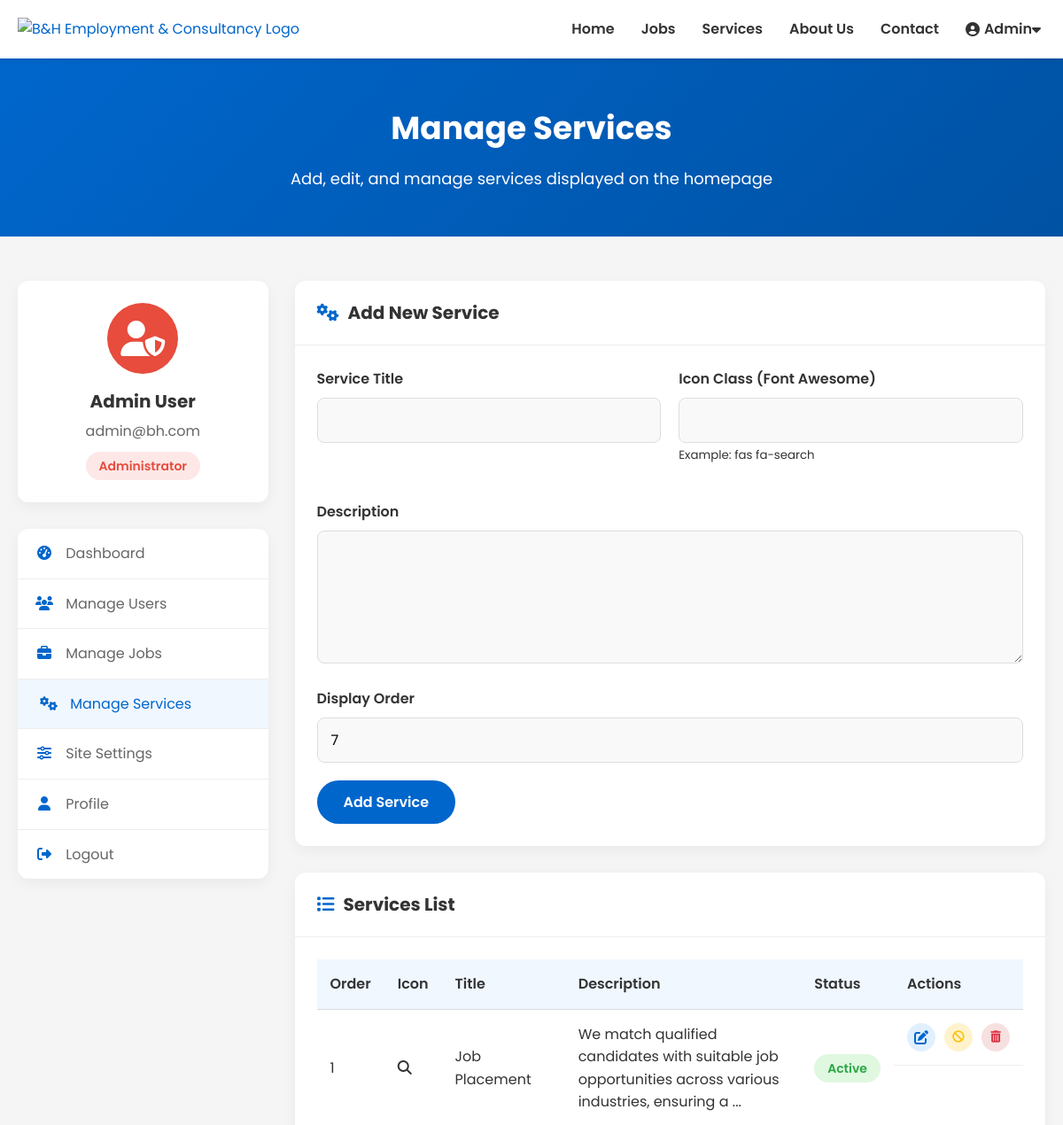
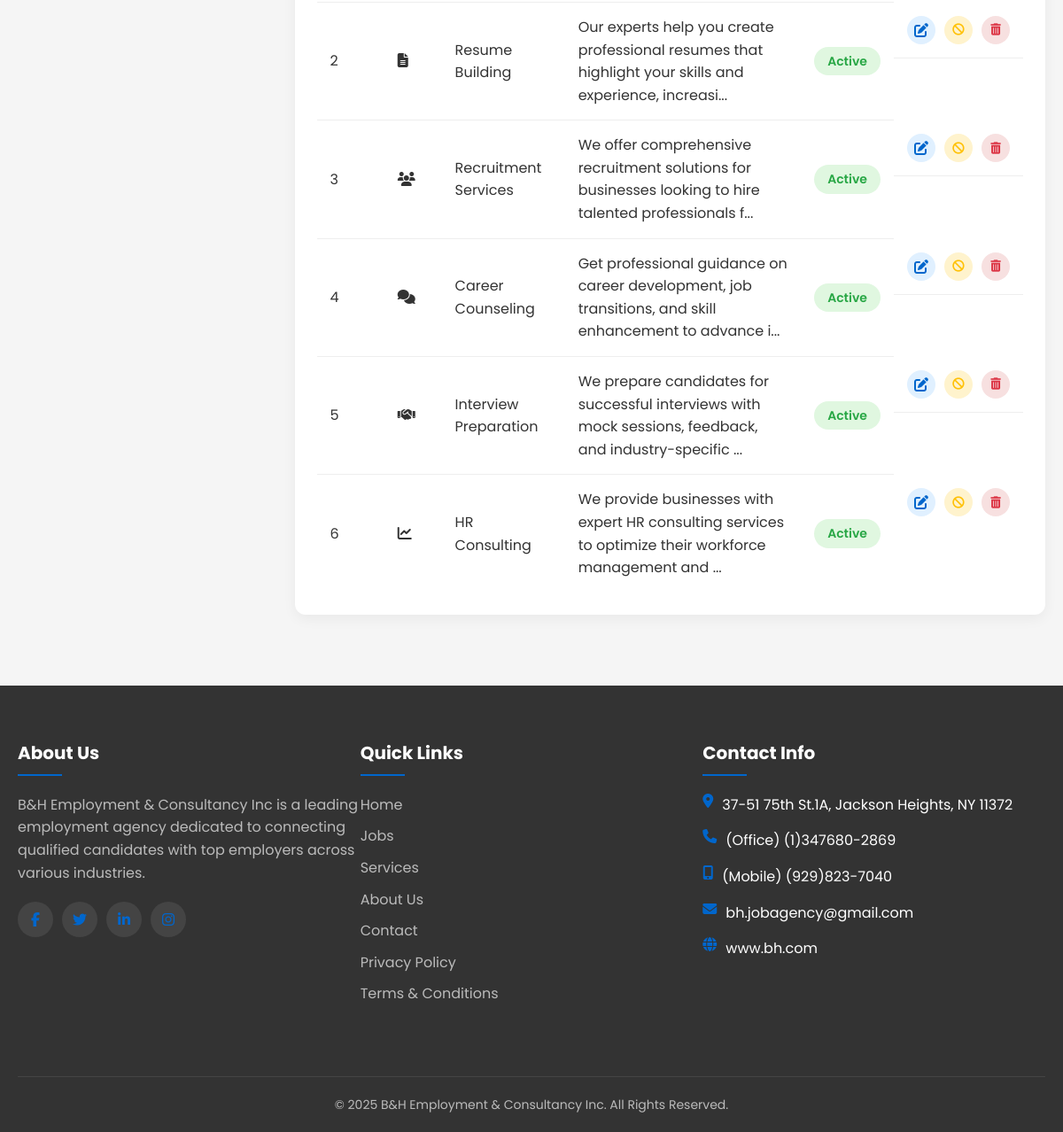
Screenshot of /admin/manage-services.php (signed in) with the database file from the repository (2 pictures, top to bottom).
### tables this page shows
CREATE TABLE IF NOT EXISTS services (
    id INT AUTO_INCREMENT PRIMARY KEY,
    title VARCHAR(100) NOT NULL,
    description TEXT NOT NULL,
    icon VARCHAR(50) NOT NULL,
    order_position INT NOT NULL,
    is_active TINYINT(1) DEFAULT 1,
    created_at TIMESTAMP DEFAULT CURRENT_TIMESTAMP,
    updated_at TIMESTAMP DEFAULT CURRENT_TIMESTAMP ON UPDATE CURRENT_TIMESTAMP
);

### config.php (called while the page is built, shortened)
<?php
function isLoggedIn() {
    return isset($_SESSION['user_id']);
}
?>

### admin/manage-services.php (the view, shortened to what this page needs)
<?php
require_once '../config.php';
try {
    $stmt = $pdo->prepare("SELECT * FROM services ORDER BY order_position ASC");
    $stmt->execute();
    $services = $stmt->fetchAll();
} catch (PDOException $e) {
    error_log("Error fetching services: " . $e->getMessage());
    $services = [];
}
$highest_position = 0;
foreach ($services as $service) {
    if ($service['order_position'] > $highest_position) {
        $highest_position = $service['order_position'];
    }
}
$next_position = $highest_position + 1;
$edit_service = null;
?>
<!DOCTYPE html>
<html lang="en">
<head>
    <link rel="stylesheet" href="https://cdnjs.cloudflare.com/ajax/libs/font-awesome/6.5.1/css/all.min.css">
    <link rel="stylesheet" href="../css/styles.css">
</head>
<body>
    <?php include '../includes/header.php'; ?>
    <section class="page-title">
        <div class="container">
            <h1>Manage Services</h1>
            <p>Add, edit, and manage services displayed on the homepage</p>
        </div>
    </section>
    <section class="dashboard-section">
        <div class="container">
            <div class="dashboard-container">
                <div class="dashboard-sidebar">
                    <?php include 'sidebar.php'; ?>
                </div>
                <div class="dashboard-content">
                    <div class="content-box">
                        <div class="content-header">
                            <h2><i class="fas fa-cogs"></i> <?php echo $edit_service ? 'Edit Service' : 'Add New Service'; ?></h2>
                        </div>
                        <div class="content-body">
                            <form action="manage-services.php" method="POST">
                                <div class="form-row">
                                    <div class="form-group half">
                                        <label for="title">Service Title</label>
                                        <input type="text" id="title" name="title" class="form-control" value="<?php echo $edit_service ? htmlspecialchars($edit_service['title']) : ''; ?>" required>
                                    </div>
                                    <div class="form-group half">
                                        <label for="icon">Icon Class (Font Awesome)</label>
                                        <input type="text" id="icon" name="icon" class="form-control" value="<?php echo $edit_service ? htmlspecialchars($edit_service['icon']) : ''; ?>" required>
                                        <small class="form-text">Example: fas fa-search</small>
                                    </div>
                                </div>
                                <div class="form-group">
                                    <label for="description">Description</label>
                                    <textarea id="description" name="description" class="form-control" rows="3" required><?php echo $edit_service ? htmlspecialchars($edit_service['description']) : ''; ?></textarea>
                                </div>
                                <div class="form-group">
                                    <label for="order_position">Display Order</label>
                                    <input type="number" id="order_position" name="order_position" class="form-control" min="1" value="<?php echo $edit_service ? $edit_service['order_position'] : $next_position; ?>" required>
                                </div>
                                <div class="action-buttons">
                                    <?php if ($edit_service): ?>
                                        <button type="submit" name="edit_service" class="submit-btn">Update Service</button>
                                    <?php else: ?>
                                        <button type="submit" name="add_service" class="submit-btn">Add Service</button>
                                    <?php endif; ?>
                                </div>
                            </form>
                        </div>
                    </div>
                    <div class="content-box">
                        <div class="content-header">
                            <h2><i class="fas fa-list"></i> Services List</h2>
                        </div>
                        <div class="content-body">
                            <?php if (empty($services)): ?>
                                <div class="empty-state">
                                    <i class="fas fa-cogs"></i>
                                    <p>No services found. Add your first service above.</p>
                                </div>
                            <?php else: ?>
                                <div class="table-responsive">
                                    <table class="data-table">
                                        <thead>
                                            <tr>
                                                <th>Order</th>
                                                <th>Icon</th>
                                                <th>Title</th>
                                                <th>Description</th>
                                                <th>Status</th>
                                                <th>Actions</th>
                                            </tr>
                                        </thead>
                                        <tbody>
                                            <?php foreach ($services as $service): ?>
                                                <tr>
                                                    <td><?php echo $service['order_position']; ?></td>
                                                    <td><i class="<?php echo htmlspecialchars($service['icon']); ?>"></i></td>
                                                    <td><?php echo htmlspecialchars($service['title']); ?></td>
                                                    <td class="description-cell"><?php echo htmlspecialchars(substr($service['description'], 0, 100)) . (strlen($service['description']) > 100 ? '...' : ''); ?></td>
                                                    <td>
                                                        <span class="status-badge <?php echo $service['is_active'] ? 'active' : 'inactive'; ?>">
                                                            <?php echo $service['is_active'] ? 'Active' : 'Inactive'; ?>
                                                        </span>
                                                    </td>
                                                    <td class="actions">
                                                        <a href="manage-services.php?edit=<?php echo $service['id']; ?>" class="action-btn edit" title="Edit">
                                                            <i class="fas fa-edit"></i>
                                                        </a>
                                                        <form method="POST" class="action-form">
                                                            <button type="submit" name="toggle_service" class="action-btn <?php echo $service['is_active'] ? 'deactivate' : 'activate'; ?>" title="<?php echo $service['is_active'] ? 'Deactivate' : 'Activate'; ?>">
                                                                <i class="fas <?php echo $service['is_active'] ? 'fa-ban' : 'fa-check-circle'; ?>"></i>
                                                            </button>
                                                        </form>
                                                        <form method="POST" class="action-form" onsubmit="return confirm('Are you sure you want to delete this service? This action cannot be undone.');">
                                                            <button type="submit" name="delete_service" class="action-btn delete" title="Delete">
                                                                <i class="fas fa-trash-alt"></i>
                                                            </button>
                                                        </form>
                                                    </td>
                                                </tr>
                                            <?php endforeach; ?>
                                        </tbody>
                                    </table>
                                </div>
                            <?php endif; ?>
                        </div>
                    </div>
                </div>
            </div>
        </div>
    </section>
    <?php include '../includes/footer.php'; ?>
</body>
</html>

### includes/header.php (shortened to what this page needs)
<?php
require_once __DIR__ . '/../config.php';
?>
<?php
$current_page = basename($_SERVER['PHP_SELF']);
?>
<header>
    <div class="container">
        <div class="header-content">
            <div class="logo">
                <a href="<?php echo $current_page == 'index.php' || strpos($current_page, '/') !== false ? 'index.php' : '../index.php'; ?>">
                    <img src="<?php echo $current_page == 'index.php' || strpos($current_page, '/') !== false ? 'images/logo.png' : '../images/logo.svg'; ?>" alt="B&H Employment & Consultancy Logo">
                </a>
            </div>
            <ul class="nav-menu">
                <li>
                    <a href="<?php echo $current_page == 'index.php' || strpos($current_page, '/') !== false ? 'index.php' : '../index.php'; ?>"
                       class="<?php echo $current_page === 'index.php' ? 'active' : ''; ?>">Home</a>
                </li>
                <li>
                    <a href="<?php echo $current_page == 'index.php' || strpos($current_page, '/') !== false ? 'jobs.php' : '../jobs.php'; ?>"
                       class="<?php echo $current_page === 'jobs.php' ? 'active' : ''; ?>">Jobs</a>
                </li>
                <li>
                    <a href="<?php echo $current_page == 'index.php' || strpos($current_page, '/') !== false ? 'index.php#services' : '../index.php#services'; ?>"
                       class="<?php echo $current_page === 'services.php' ? 'active' : ''; ?>">Services</a>
                </li>
                <li>
                    <a href="<?php echo $current_page == 'index.php' || strpos($current_page, '/') !== false ? 'index.php#about' : '../index.php#about'; ?>"
                       class="<?php echo $current_page === 'about.php' ? 'active' : ''; ?>">About Us</a>
                </li>
                <li>
                    <a href="<?php echo $current_page == 'index.php' || strpos($current_page, '/') !== false ? 'index.php#contact' : '../index.php#contact'; ?>"
                       class="<?php echo $current_page === 'contact.php' ? 'active' : ''; ?>">Contact</a>
                </li>
                <?php if (isLoggedIn()): ?>
                    <li class="user-menu">
                    <a href="#" class="user-toggle">
                        <i class="fas fa-user-circle"></i> <?php echo isset($_SESSION['user_name']) ? explode(' ', $_SESSION['user_name'])[0] : 'User'; ?> <i class="fas fa-caret-down"></i>
                    </a>
                    </li>
                <?php endif; ?>
            </ul>
        </div>
    </div>
</header>

### admin/sidebar.php
<?php
$current_page = basename($_SERVER['PHP_SELF']);
?>
<div class="dashboard-user-info">
    <div class="user-avatar admin">
        <i class="fas fa-user-shield"></i>
    </div>
    <div class="user-details">
        <h3><?php echo $_SESSION['user_name']; ?></h3>
        <p><?php echo $_SESSION['user_email']; ?></p>
        <span class="user-role admin">Administrator</span>
    </div>
</div>
<ul class="dashboard-menu">
    <li class="<?php echo $current_page === 'dashboard.php' ? 'active' : ''; ?>">
        <a href="dashboard.php">
            <i class="fas fa-tachometer-alt"></i> Dashboard
        </a>
    </li>
    <li class="<?php echo $current_page === 'manage-users.php' ? 'active' : ''; ?>">
        <a href="manage-users.php">
            <i class="fas fa-users"></i> Manage Users
        </a>
    </li>
    <li class="<?php echo $current_page === 'manage-jobs.php' ? 'active' : ''; ?>">
        <a href="manage-jobs.php">
            <i class="fas fa-briefcase"></i> Manage Jobs
        </a>
    </li>
    <li class="<?php echo $current_page === 'manage-services.php' ? 'active' : ''; ?>">
        <a href="manage-services.php">
            <i class="fas fa-cogs"></i> Manage Services
        </a>
    </li>
    <li class="<?php echo $current_page === 'site-settings.php' ? 'active' : ''; ?>">
        <a href="site-settings.php">
            <i class="fas fa-sliders-h"></i> Site Settings
        </a>
    </li>
    <li class="<?php echo $current_page === 'profile.php' ? 'active' : ''; ?>">
        <a href="profile.php">
            <i class="fas fa-user"></i> Profile
        </a>
    </li>
    <li>
        <a href="../logout.php">
            <i class="fas fa-sign-out-alt"></i> Logout
        </a>
    </li>
</ul>

### includes/footer.php (shortened to what this page needs)
<footer>
    <div class="container">
        <div class="footer-content">
            <div class="footer-column">
                <h3>About Us</h3>
                <p style="color: #bbb; line-height: 1.6; margin-bottom: 20px;">B&H Employment & Consultancy Inc is a leading employment agency dedicated to connecting qualified candidates with top employers across various industries.</p>
                <div class="social-links">
                    <a href="#" class="social-link"><i class="fab fa-facebook-f"></i></a>
                    <a href="#" class="social-link"><i class="fab fa-twitter"></i></a>
                    <a href="#" class="social-link"><i class="fab fa-linkedin-in"></i></a>
                    <a href="#" class="social-link"><i class="fab fa-instagram"></i></a>
                </div>
            </div>
            <div class="footer-column">
                <h3>Quick Links</h3>
                <ul class="footer-menu">
                    <li><a href="<?php echo $current_page == 'index.php' || strpos($current_page, '/') !== false ? 'index.php' : '../index.php'; ?>">Home</a></li>
                    <li><a href="<?php echo $current_page == 'index.php' || strpos($current_page, '/') !== false ? 'jobs.php' : '../jobs.php'; ?>">Jobs</a></li>
                    <li><a href="<?php echo $current_page == 'index.php' || strpos($current_page, '/') !== false ? 'index.php#services' : '../index.php#services'; ?>">Services</a></li>
                    <li><a href="<?php echo $current_page == 'index.php' || strpos($current_page, '/') !== false ? 'index.php#about' : '../index.php#about'; ?>">About Us</a></li>
                    <li><a href="<?php echo $current_page == 'index.php' || strpos($current_page, '/') !== false ? 'index.php#contact' : '../index.php#contact'; ?>">Contact</a></li>
                    <li><a href="#">Privacy Policy</a></li>
                    <li><a href="#">Terms & Conditions</a></li>
                </ul>
            </div>
            <div class="footer-column footer-contact">
                <h3>Contact Info</h3>
                <p><i class="fas fa-map-marker-alt"></i> 37-51 75th St.1A, Jackson Heights, NY 11372</p>
                <p><i class="fas fa-phone"></i> (Office) (1)347680-2869</p>
                <p><i class="fas fa-mobile-alt"></i> (Mobile) (929)823-7040</p>
                <p><i class="fas fa-envelope"></i> bh.jobagency@gmail.com</p>
                <p><i class="fas fa-globe"></i> www.bh.com</p>
            </div>
        </div>
        <div class="footer-bottom">
            <p>&copy; <?php echo date('Y'); ?> B&H Employment & Consultancy Inc. All Rights Reserved.</p>
        </div>
    </div>
</footer>

### rows the page displays
services: order_position "7", order_position "6", title "HR Consulting", description "We provide businesses with expert HR consulting services to optimize their workforce management and", is_active "Active"
services: order_position "1", title "Job Placement", description "We match qualified candidates with suitable job opportunities across various industries, ensuring a", is_active "Active"
services: order_position "2", title "Resume Building", description "Our experts help you create professional resumes that highlight your skills and experience, increasi", is_active "Active"
services: order_position "3", title "Recruitment Services", description "We offer comprehensive recruitment solutions for businesses looking to hire talented professionals f", is_active "Active"
services: order_position "4", title "Career Counseling", description "Get professional guidance on career development, job transitions, and skill enhancement to advance i", is_active "Active"
services: order_position "5", title "Interview Preparation", description "We prepare candidates for successful interviews with mock sessions, feedback, and industry-specific", is_active "Active"

### other values shown
explode(' ', $_SESSION['user_name'])[0] "Admin"
$_SESSION['user_name'] "Admin User"
$_SESSION['user_email'] "admin@bh.com"
